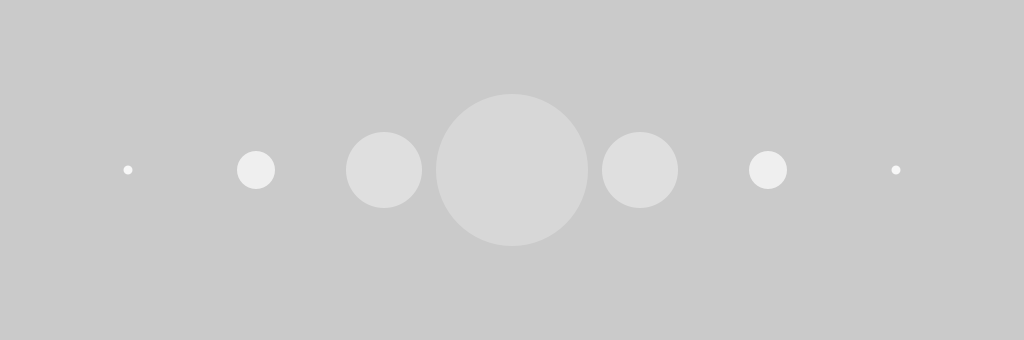
Frame 1 (no input)
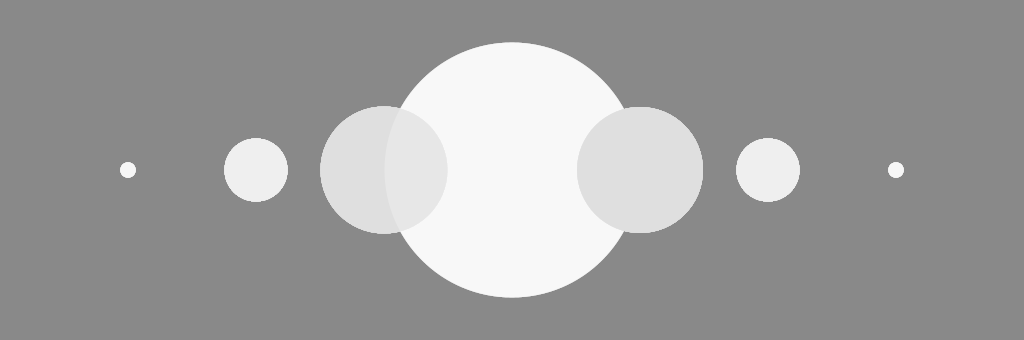
Frame 60 (the mouse pressed at the canvas centre just before this capture)
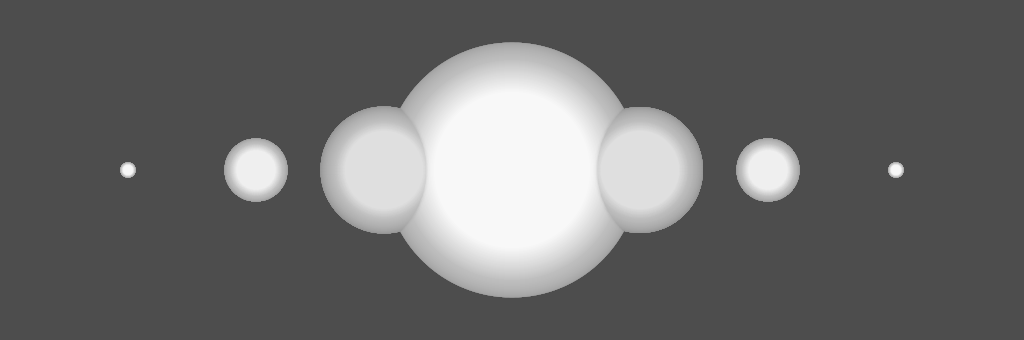
Frame 120 (the mouse held since frame 60 and released just before this capture)

The Processing sketch that drew these frames (run headless with seeded random() and noise(); from frame 60 on, the mouse is pressed at the canvas centre):

// Processing sketch: ANI2012A20_FadingBall4
// ── ANI2012A20_FadingBall4.pde
// ANI2012A20_FadingBall4.pde
// Animation de plusieurs boules lumineuses avec mouvement oscillatoire.
// Chaque instance est stockée dans une liste.

// paramètre
int period = 5000;

// variables
ArrayList<Ball> list;

float centerX;
float centerY;

int index;

void setup()
{
  size(1024, 340);

  centerX = width / 2.0f;
  centerY = height / 2.0f;

  noStroke();

  list = new ArrayList<Ball>();

  list.add(new Ball(centerX - 384, centerY, 8,   color(255 - 8)));
  list.add(new Ball(centerX - 256, centerY, 32,  color(255 - 16)));
  list.add(new Ball(centerX - 128, centerY, 64,  color(255 - 32)));
  list.add(new Ball(centerX,       centerY, 128, color(255,  64)));
  list.add(new Ball(centerX + 128, centerY, 64,  color(255 - 32)));
  list.add(new Ball(centerX + 256, centerY, 32,  color(255 - 16)));
  list.add(new Ball(centerX + 384, centerY, 8,   color(255 - 8)));
}

void draw()
{
  fade(2);

  list.get(0).oscillation = 8   + int(oscillate(millis(), 8,   period));
  list.get(1).oscillation = 32  + int(oscillate(millis(), 32,  period));
  list.get(2).oscillation = 64  + int(oscillate(millis(), 64,  period));
  list.get(3).oscillation = 128 + int(oscillate(millis(), 128, period));
  list.get(4).oscillation = 64  + int(oscillate(millis(), 63,  period));
  list.get(5).oscillation = 32  + int(oscillate(millis(), 32,  period));
  list.get(6).oscillation = 8   + int(oscillate(millis(), 8,   period));

  for (index = 0; index < list.size() ; ++index)
  {
    list.get(index).update();
    list.get(index).render();
  }
}

// classe de type Ball
class Ball
{
  float positionX;
  float positionY;

  float radius;

  float oscillation;

  color colorFill;

  Ball(float x, float y, float r, color c)
  {
    positionX = x;
    positionY = y;

    radius = r;

    colorFill = c;
  }

  void update()
  {
    radius = oscillation;
  }

  void render()
  {
    fill(colorFill);
    ellipse(positionX, positionY, radius, radius);
  }
}

void fade(float decay)
{
  fill(0, decay);
  rect(0, 0, width, height);
}

float oscillate(float time, float amplitude, float period)
{
  return amplitude * sin(time * 2 * PI / period);
}
